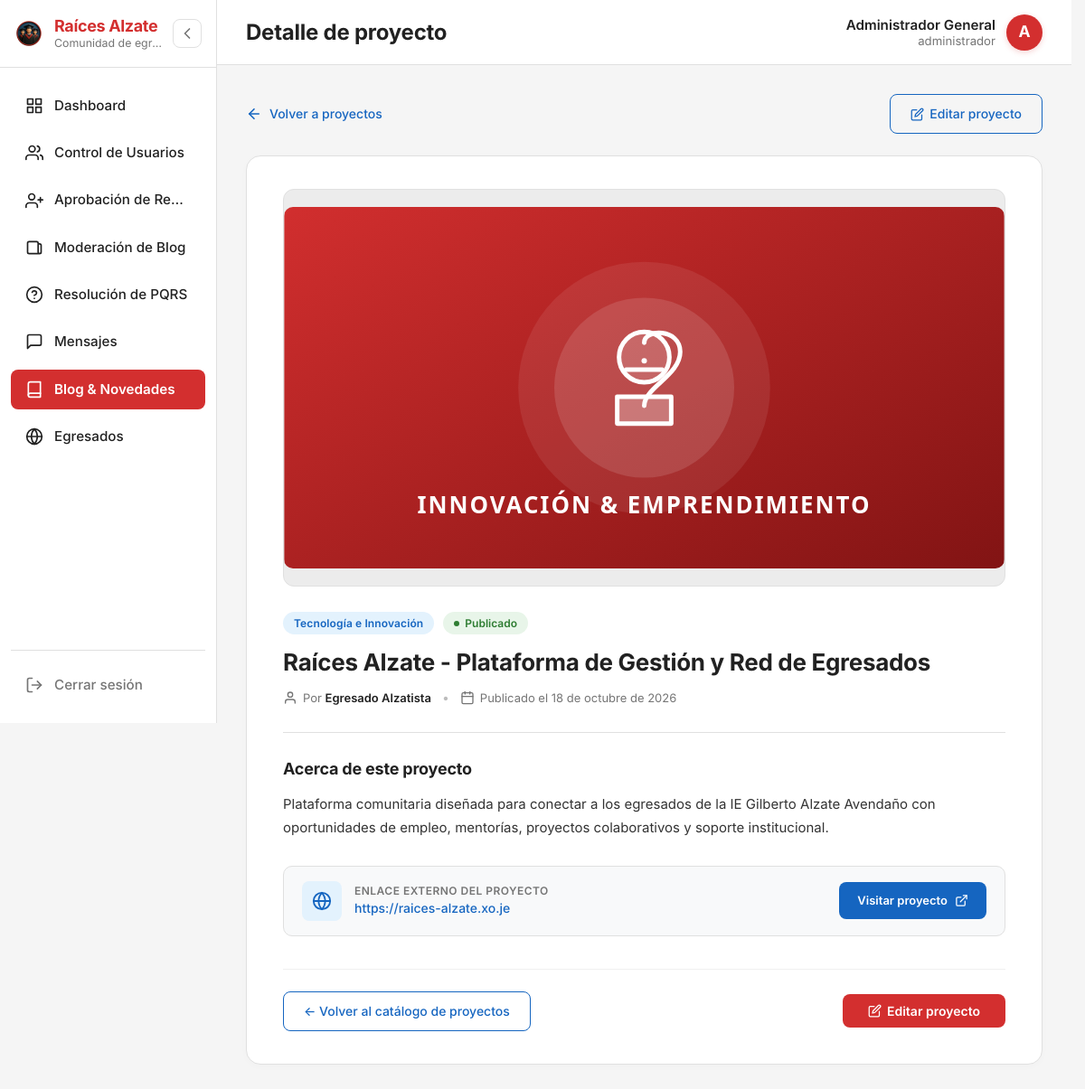
Screenshot of /pages/detalle-proyecto.php (signed in) with the database file from the repository.
### tables this page shows
CREATE TABLE IF NOT EXISTS `proyectos` (
    `id`                INT UNSIGNED NOT NULL AUTO_INCREMENT,
    `autor_id`          INT UNSIGNED NOT NULL,
    `titulo`            VARCHAR(150) NOT NULL,
    `descripcion`       TEXT         NOT NULL,
    `categoria`         VARCHAR(80)  NOT NULL,
    `enlace`            VARCHAR(255) NULL,
    `portada`           VARCHAR(255) NULL COMMENT 'Ruta relativa en uploads/proyectos/',
    `estado`            ENUM('borrador','pendiente','publicado','rechazado','archivado') NOT NULL DEFAULT 'pendiente',
    `revisado_por`      INT UNSIGNED NULL,
    `fecha_publicacion` DATETIME     NULL,
    `creado_en`         DATETIME     NOT NULL DEFAULT CURRENT_TIMESTAMP,
    `actualizado_en`    DATETIME     NOT NULL DEFAULT CURRENT_TIMESTAMP ON UPDATE CURRENT_TIMESTAMP,
    PRIMARY KEY (`id`),
    KEY `idx_proyectos_autor` (`autor_id`),
    KEY `idx_proyectos_estado_fecha` (`estado`, `fecha_publicacion`),
    KEY `idx_proyectos_categoria` (`categoria`),
    KEY `idx_proyectos_revisor` (`revisado_por`),
    FULLTEXT KEY `ft_proyectos_busqueda` (`titulo`, `descripcion`),
    CONSTRAINT `fk_proyectos_autor`
        FOREIGN KEY (`autor_id`) REFERENCES `usuarios` (`id`)
        ON UPDATE CASCADE ON DELETE RESTRICT,
    CONSTRAINT `fk_proyectos_revisor`
        FOREIGN KEY (`revisado_por`) REFERENCES `usuarios` (`id`)
        ON UPDATE CASCADE ON DELETE SET NULL
);

### includes/auth.php (called while the page is built, shortened)
<?php
function currentUser(): ?array {
    if (!empty($_SESSION['user']) && is_array($_SESSION['user']) && !empty($_SESSION['user']['id'])) {
        return $_SESSION['user'];
    }
    return null;
}

### pages/detalle-proyecto.php (the view, shortened to what this page needs)
<?php
require_once __DIR__ . '/../includes/auth.php';
$currentUser = currentUser();
$userId      = (int)($currentUser['id'] ?? 0);
$userName    = trim($currentUser['nombre_completo'] ?? $currentUser['nombre'] ?? 'Usuario Alzatista');
$userRole    = trim($currentUser['rol_nombre'] ?? $currentUser['rol'] ?? 'Egresado');
$esAdmin = (strtolower($userRole) === 'administrador' || strtolower($userRole) === 'admin');
$proyectoId = (int)($_GET['id'] ?? 0);
if ($proyectoId < 1) {
    $proyectoId = 1;
}
$proyecto = null;
if (isset($pdo) && $pdo instanceof PDO) {
    try {
        $sql = "SELECT p.id, p.titulo, p.descripcion, p.portada, p.enlace, p.autor_id, p.categoria, p.estado, p.fecha_publicacion,
                       u.nombre_completo AS autor_nombre
                FROM proyectos p
                LEFT JOIN usuarios u ON u.id = p.autor_id
                WHERE p.id = :id
                LIMIT 1";
        $stmt = $pdo->prepare($sql);
        $stmt->execute([':id' => $proyectoId]);
        $resultado = $stmt->fetch(PDO::FETCH_ASSOC);
        if ($resultado) {
            $proyecto = $resultado;
        }
    } catch (PDOException $e) {
        $errorConsulta = true;
        error_log('Error en detalle-proyecto.php (PDO): ' . $e->getMessage());
    }
}
$puedeEditar = false;
if ($proyecto) {
    $esAutor = (!empty($proyecto['autor_id']) && (int)$userId === (int)$proyecto['autor_id'])
            || (!empty($proyecto['autor_nombre']) && strcasecmp($userName, $proyecto['autor_nombre']) === 0);
    $puedeEditar = ($esAutor || $esAdmin);
}
function formatearFechaEspanol($fechaStr) {
    $timestamp = strtotime($fechaStr);
    $meses = [
        1 => 'enero', 2 => 'febrero', 3 => 'marzo', 4 => 'abril',
        5 => 'mayo', 6 => 'junio', 7 => 'julio', 8 => 'agosto',
        9 => 'septiembre', 10 => 'octubre', 11 => 'noviembre', 12 => 'diciembre'
    ];
    $dia  = date('j', $timestamp);
    $mes  = $meses[(int)date('n', $timestamp)] ?? date('m', $timestamp);
    $anio = date('Y', $timestamp);
    return "{$dia} de {$mes} de {$anio}";
}
require_once __DIR__ . '/../includes/header.php';
?>
<div class="dashboard-layout" id="dashboardLayout">
    <?php require_once __DIR__ . '/../includes/sidebar.php'; ?>
    <div class="dashboard-main-area">
        <?php require_once __DIR__ . '/../includes/topbar.php'; ?>
        <main class="dashboard-content content-area detalle-proyecto-content-wrapper" id="detalleProyectoMainContent" tabindex="-1">
            <div class="detalle-proyecto-container">
                <nav class="detalle-top-nav-bar" aria-label="Navegación de retorno al catálogo de proyectos">
                    <a href="index.php?page=proyectos&view=panel" class="btn-volver-proyectos" id="btnVolverListado">
                        <svg class="volver-icon" width="18" height="18" viewBox="0 0 24 24" fill="none" stroke="currentColor" stroke-width="2.2" stroke-linecap="round" stroke-linejoin="round" aria-hidden="true">
                            <line x1="19" y1="12" x2="5" y2="12"></line>
                            <polyline points="12 19 5 12 12 5"></polyline>
                        </svg>
                        <span>Volver a proyectos</span>
                    </a>
                    <?php if ($proyecto && $puedeEditar): ?>
                    <div class="detalle-nav-actions">
                        <a href="editar-proyecto.php?id=<?php echo (int)$proyecto['id']; ?>" class="btn-editar-proyecto btn-outline-blue" id="btnEditarProyecto">
                            <svg width="15" height="15" viewBox="0 0 24 24" fill="none" stroke="currentColor" stroke-width="2" stroke-linecap="round" stroke-linejoin="round" aria-hidden="true">
                                <path d="M11 4H4a2 2 0 0 0-2 2v14a2 2 0 0 0 2 2h14a2 2 0 0 0 2-2v-7"></path>
                                <path d="M18.5 2.5a2.121 2.121 0 0 1 3 3L12 15l-4 1 1-4 9.5-9.5z"></path>
                            </svg>
                            <span>Editar proyecto</span>
                        </a>
                    </div>
                    <?php endif; ?>
                </nav>
                <?php if (!$proyecto): ?>
                <section class="detalle-empty-card" role="status" aria-label="Aviso de proyecto no encontrado">
                    <div class="empty-icon-circle" aria-hidden="true">
                        <svg width="32" height="32" viewBox="0 0 24 24" fill="none" stroke="currentColor" stroke-width="2" stroke-linecap="round" stroke-linejoin="round">
                            <circle cx="11" cy="11" r="8"></circle>
                            <line x1="21" y1="21" x2="16.65" y2="16.65"></line>
                            <line x1="11" y1="8" x2="11" y2="14"></line>
                            <line x1="8" y1="11" x2="14" y2="11"></line>
                        </svg>
                    </div>
                    <h2 class="empty-card-title">Proyecto no encontrado</h2>
                    <p class="empty-card-desc">El proyecto solicitado no existe, ha sido retirado o el identificador en la dirección web no es correcto.</p>
                    <a href="index.php?page=proyectos&view=panel" class="btn-cancelar btn-outline-blue">
                        &larr; Regresar al catálogo de proyectos
                    </a>
                </section>
                <?php else: ?>
                <article class="detalle-proyecto-card" aria-label="Detalle completo del proyecto <?php echo htmlspecialchars($proyecto['titulo']); ?>">
                    <div class="detalle-cover-wrapper">
                        <?php
                            $defaultProyCovers = ['assets/img/proyecto-cover-1.svg', 'assets/img/proyecto-cover-2.svg', 'assets/img/proyecto-cover-3.svg'];
                            $coverIdx = ((int)($proyecto['id'] ?? 1)) % count($defaultProyCovers);
                            $coverToShow = !empty($proyecto['portada']) ? $proyecto['portada'] : $defaultProyCovers[$coverIdx];
                        ?>
                        <img
                            src="<?php echo htmlspecialchars($coverToShow); ?>"
                            alt="Portada oficial del proyecto <?php echo htmlspecialchars($proyecto['titulo']); ?>"
                            class="detalle-cover-img"
                            loading="eager"
                            style="width: 100%; height: 100%; max-height: 400px; object-fit: cover; display: block; border-radius: 10px;"
                        >
                    </div>
                    <div class="detalle-card-header">
                        <div class="detalle-badges-group">
                            <span class="badge-categoria">
                                <?php echo htmlspecialchars($proyecto['categoria'] ?? 'General'); ?>
                            </span>
                            <span class="badge-estado badge-publicado">
                                <span class="badge-dot" aria-hidden="true"></span>
                                <?php echo htmlspecialchars(ucfirst($proyecto['estado'] ?? 'Publicado')); ?>
                            </span>
                        </div>
                        <h1 class="detalle-proyecto-title">
                            <?php echo htmlspecialchars($proyecto['titulo']); ?>
                        </h1>
                        <div class="detalle-meta-row">
                            <div class="meta-item meta-autor">
                                <svg class="meta-icon" width="16" height="16" viewBox="0 0 24 24" fill="none" stroke="currentColor" stroke-width="2" stroke-linecap="round" stroke-linejoin="round" aria-hidden="true">
                                    <path d="M20 21v-2a4 4 0 0 0-4-4H8a4 4 0 0 0-4 4v2"></path>
                                    <circle cx="12" cy="7" r="4"></circle>
                                </svg>
                                <span>Por <strong><?php echo htmlspecialchars($proyecto['autor_nombre'] ?? 'Egresado Alzatista'); ?></strong></span>
                            </div>
                            <span class="meta-separator" aria-hidden="true">•</span>
                            <div class="meta-item meta-fecha">
                                <span>Publicado el <?php echo htmlspecialchars(formatearFechaEspanol($proyecto['fecha_publicacion'] ?? '')); ?></span>
                            </div>
                        </div>
                    </div>
                    <hr class="detalle-content-divider">
                    <div class="detalle-body-block">
                        <h2 class="detalle-section-title">Acerca de este proyecto</h2>
                        <div class="detalle-description-text">
                            <?php echo nl2br(htmlspecialchars($proyecto['descripcion'])); ?>
                        </div>
                    </div>
                    <?php if (!empty($proyecto['enlace'])): ?>
                    <div class="detalle-resource-card">
                        <div class="resource-card-left">
                            <div class="resource-icon-wrap" aria-hidden="true">
                            </div>
                            <div class="resource-meta">
                                <span class="resource-label">Enlace externo del proyecto</span>
                                <span class="resource-url" title="<?php echo htmlspecialchars($proyecto['enlace']); ?>">
                                    <?php echo htmlspecialchars($proyecto['enlace']); ?>
                                </span>
                            </div>
                        </div>
                        <a href="<?php echo htmlspecialchars($proyecto['enlace']); ?>" target="_blank" rel="noopener noreferrer" class="btn-visitar-proyecto" id="btnVisitarProyecto">
                            <span>Visitar proyecto</span>
                        </a>
                    </div>
                    <?php endif; ?>
                    <div class="detalle-card-footer">
                        <a href="index.php?page=proyectos&view=panel" class="btn-cancelar btn-outline-blue" id="btnVolverPie">
                            &larr; Volver al catálogo de proyectos
                        </a>
                        <?php if ($puedeEditar): ?>
                        <a href="editar-proyecto.php?id=<?php echo (int)$proyecto['id']; ?>" class="btn-publicar-proyecto btn-primary-publish" id="btnEditarPie">
                            <span>Editar proyecto</span>
                        </a>
                        <?php endif; ?>
                    </div>
                </article>
                <?php endif; ?>
            </div>
        </main>
    </div>
</div>
<?php
require_once __DIR__ . '/../includes/footer.php';

### rows the page displays
proyectos: categoria "Tecnología e Innovación", estado "Publicado", titulo "Raíces Alzate - Plataforma de Gestión y Red de Egresados", fecha_publicacion "18 de octubre de 2026", descripcion "Plataforma comunitaria diseñada para conectar a los egresados de la IE Gilberto Alzate Avendaño con oportunidades de empleo, mentorías, proyectos colaborativos y soporte institucional.", enlace "https://raices-alzate.xo.je"

### other values shown
APP_NAME "Raíces Alzate"
$topbarTitle "Detalle de proyecto"
$userInitial "A"
$userName "Administrador General"
$userRole "administrador"
$proyecto['autor_nombre'] "Egresado Alzatista"
